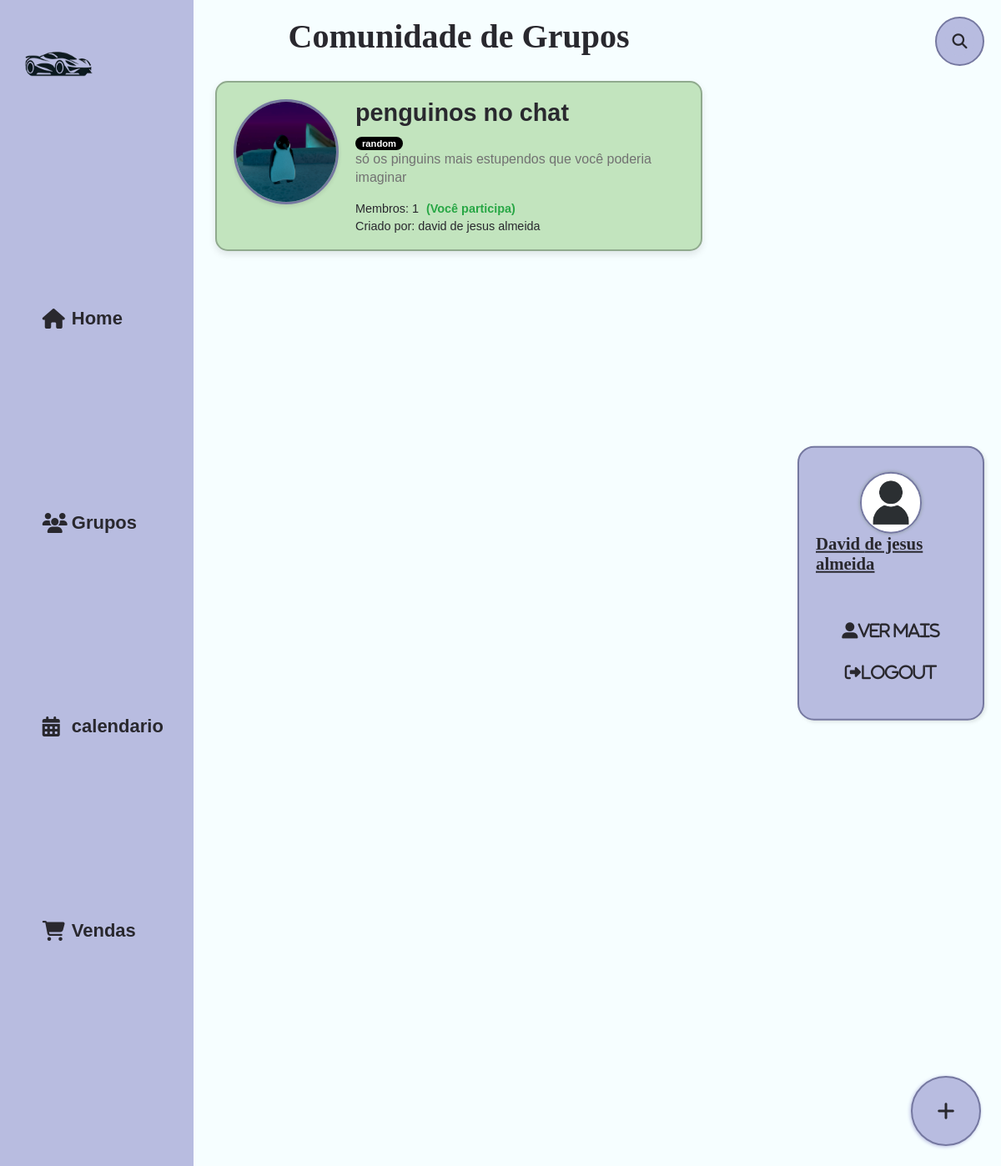
Before: /pag_grupo.php (signed in) with the older database file.
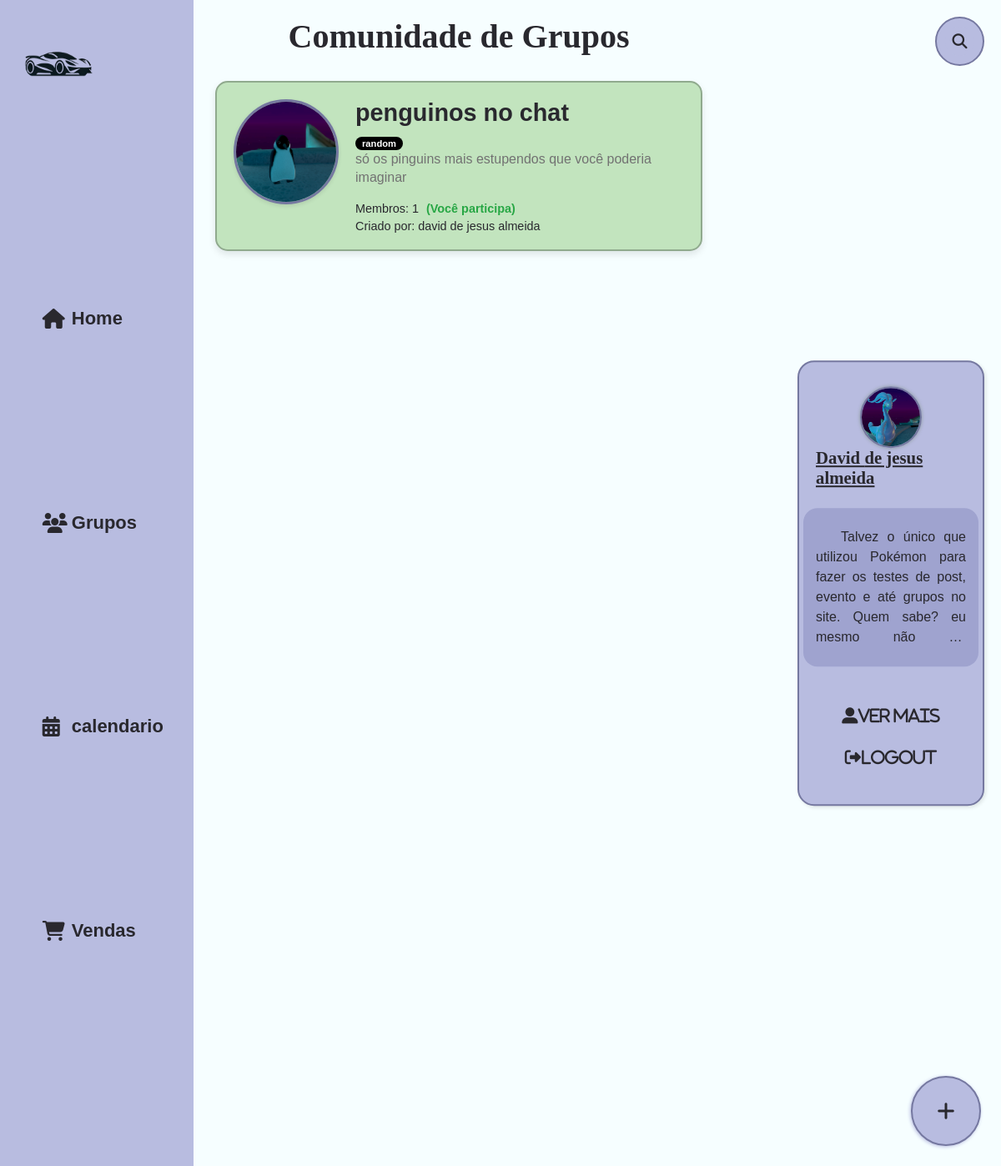
After: the same page with the newer database file.
### tables this page shows
CREATE TABLE `tb_grupo` (
  `id_grupo` int(11) NOT NULL,
  `nome_grupo` varchar(50) NOT NULL,
  `img_grupo` varchar(36) DEFAULT NULL,
  `descricao_grupo` varchar(600) DEFAULT NULL,
  `data_criacao` timestamp NOT NULL DEFAULT current_timestamp(),
  `fk_id_user` int(11) NOT NULL
);

CREATE TABLE `tb_user` (
  `id_user` int(11) NOT NULL,
  `nome_user` varchar(50) NOT NULL,
  `sobrenome_user` varchar(50) DEFAULT NULL,
  `bio_user` varchar(250) NOT NULL,
  `img_user` varchar(36) DEFAULT NULL,
  `data_nasc_user` date DEFAULT NULL,
  `telefone_user` varchar(15) DEFAULT NULL,
  `cpf_user` varchar(14) DEFAULT NULL,
  `email_user` varchar(100) NOT NULL,
  `senha_user` varchar(60) NOT NULL
);

### includes/funcoes.php (called while the page is built, shortened)
<?php
class MeetCarFunctions {
    private $pdo;
    public function __construct() {
        $this->conn = new mysqli('localhost', 'root', '', 'db_meetcar');
        try {
            $this->pdo = new PDO('mysql:host=localhost;dbname=db_meetcar;charset=utf8mb4', 'root', '');
            $this->pdo->setAttribute(PDO::ATTR_ERRMODE, PDO::ERRMODE_EXCEPTION);
        } catch (PDOException $e) {
            die("PDO Connection failed: " . $e->getMessage());
        }
    }
    public function buscarGrupos($userId = null) {
        $sql = "SELECT g.id_grupo, g.data_criacao, g.img_grupo, g.nome_grupo, g.descricao_grupo,
                    u.nome_user, u.sobrenome_user, u.img_user,
                    tg.nome_temas, tg.cor_fundo, tg.cor_letras,
                    (SELECT COUNT(*) FROM user_grupo WHERE fk_id_grupo = g.id_grupo) as membros_count,
                    (SELECT EXISTS(SELECT 1 FROM user_grupo WHERE fk_id_grupo = g.id_grupo AND fk_id_user = ?)) as user_participando
                FROM tb_grupo g
                JOIN tb_user u ON g.fk_id_user = u.id_user
                JOIN grupo_tegru gt ON g.id_grupo = gt.fk_id_grupo
                JOIN temas_grupo tg ON gt.fk_id_temas_grupo = tg.id_temas_grupo
                ORDER BY g.nome_grupo ASC";
        try {
            $stmt = $this->pdo->prepare($sql);
            $stmt->execute([$userId]);
            return $stmt->fetchAll(PDO::FETCH_ASSOC);
        } catch (PDOException $e) {
            error_log("Erro ao buscar grupos: " . $e->getMessage());
            return [];
        }
    }
    public function buscarUserPorId($userId) {
        $sql = "SELECT * FROM tb_user WHERE id_user = ?";
        try {
            $stmt = $this->pdo->prepare($sql);
            $stmt->execute([$userId]);
            return $stmt->fetch(PDO::FETCH_ASSOC);
        } catch (PDOException $e) {
            error_log("Erro ao buscar dados do usuário: " . $e->getMessage());
            return null;
        }
    }
}
?>

### includes/user_box.php (the view, shortened to what this page needs)
<?php
$meetcar = new MeetCarFunctions();
$userId = $_SESSION['user_id'] ?? null;
$user = $meetcar->buscarUserPorId($userId);
?>
<div class="user-box" data-id="<?= $user['id_user'] ?>">
    <div class="box-topo">
        <img src="assets/images/users/<?php echo ($user['img_user']); ?>" alt="imagem do user logado">
        <label><?php echo htmlspecialchars($user['nome_user']) . ' ' . htmlspecialchars($user['sobrenome_user']); ?></label>
    </div>
    <?php if (!empty($user['bio_user'])) { ?>
        <div class="box-centro">
            <p><?php echo htmlspecialchars($user['bio_user']); ?></p>
        </div>
    <?php } ?>
    <div class="box-inferior">
        <a href="user.php?id=<?= $user['id_user'] ?>"><i class="fas fa-user-alt">ver mais</i></a>
        <a href="banco/logout.php"><i class="fas fa-sign-out-alt">Logout</i></a>
    </div>
</div>

### includes/search-box.php (shortened to what this page needs)
<form action="search.php" method="get" class="search-box" autocomplete="off">
    <button type="submit" class="search-btn">
      <i class="fas fa-search"></i>
    </button>
</form>

### pag_grupo.php (shortened to what this page needs)
<?php
require_once('banco/db_connect.php');
require_once('includes/search-box.php');
require_once 'includes/funcoes.php';
$meetcar = new MeetCarFunctions();
$userId = $_SESSION['user_id'];
$grupos = $meetcar->buscarGrupos($userId);
?>
<!DOCTYPE html>
<html lang="pt-br">
<head>
    <link rel="stylesheet" href="assets/css/styles.css">
</head>
<body>
    <div class="geral">
        <main class="hero">
            <h1>Comunidade de Grupos</h1>
            <?php if (!empty($grupos)) { ?>
                <?php foreach ($grupos as $grupo) {
                    include('includes/grupos.php');
                } ?>
            <?php } else { ?>
                <p>Nenhum grupo foi encontrado. Seja o primeiro a criar um!</p>
            <?php } ?>
        </main>
        <?php
        require_once('includes/user_box.php');
        require_once('includes/navbar.php');
        require_once('includes/criacao.php');
        ?>
    </div>
</body>
</html>

### includes/grupos.php
<a href="./grupo.php?id=<?= $grupo['id_grupo'] ?>">
    <div class="grupo">
        <div class="g-fotinha">
            <?php if (!empty($grupo['img_grupo'])) { ?>
                <img src="assets/images/groups/<?php echo htmlspecialchars($grupo['img_grupo']); ?>" alt="Imagem do Grupo">
            <?php } ?>
        </div>
        <div class="g-info">
            <div class="g-nome"><?php echo htmlspecialchars($grupo['nome_grupo']); ?></div>
            <?php if (!empty($grupo['nome_temas'])) { ?>
                <span class="p-tag" style="background-color: <?php echo htmlspecialchars($grupo['cor_fundo']); ?>; color: <?php echo ($grupo['cor_letras'] == 1) ? '#FFFFFF' : '#000000';  ?>">
                    <?php echo htmlspecialchars($grupo['nome_temas']); ?>
                </span>
            <?php } ?>
            <div class="g-desc">
                <?php
                    $descricao = htmlspecialchars($grupo['descricao_grupo']);
                if (strlen($descricao) > 150) {
                    echo substr($descricao, 0, 150) . '...';
                } else {
                    echo $descricao;
                }
                ?>
            </div>
            <div class="g-letrinhas">
                Membros: <?php echo $grupo['membros_count']; ?>
                <?php if ($grupo['user_participando']) { ?>
                    <span style="font-weight: bold; color: #28a745; margin-left: 5px;">
                        (Você participa)
                    </span>
                <?php } ?>
            </div>
            <div class="g-letrinhas">
                Criado por: <?php echo htmlspecialchars($grupo['nome_user'] . ' ' . $grupo['sobrenome_user']); ?>
            </div>
        </div>
    </div>
</a>

### includes/navbar.php
<head>
    <link rel="stylesheet" href="assets/css/styles.css">
</head>
<header class="header">
    <nav class="nav">
    <div id="icones" class="nav-list">
        <a href="index.php" class="icon-list"><i class="fas fa-home"></i></a>
        <a href="#pag_grupo" class="icon-list"><i class="fas fa-users"></i></a>
        <a href="calendar.php" class="icon-list"><i class="fas fa-calendar-days"></i></a>
        <a href="#" class="icon-list"><i class="fas fa-shopping-cart"></i></a>
    </div>
    <ul id="letras" class="nav-list">
        <img src="assets/images/logo.png" alt="logotipo de um carro" class="logo">
        <li><a href="index.php" class="letter-list">Home</a></li>
        <li><a href="pag_grupo.php" class="letter-list">Grupos</a></li>
        <li><a href="calendar.php" class="letter-list">calendario</a></li>
        <li><a href="#" class="letter-list">Vendas</a></li>
    </ul>
      </nav>
    </header>

### includes/criacao.php (shortened to what this page needs)
<div class="criacao">
    <button class="criar"><i class="fas fa-plus"></i></button>
</div>

Changed rows visible on the page:
changed tb_user "david": img_user: a different picture; bio_user (not shown) → "talvez o único que utilizou Pokémon para fazer os testes de post, evento e até grupos no site. Quem sabe? eu mesmo não…"
